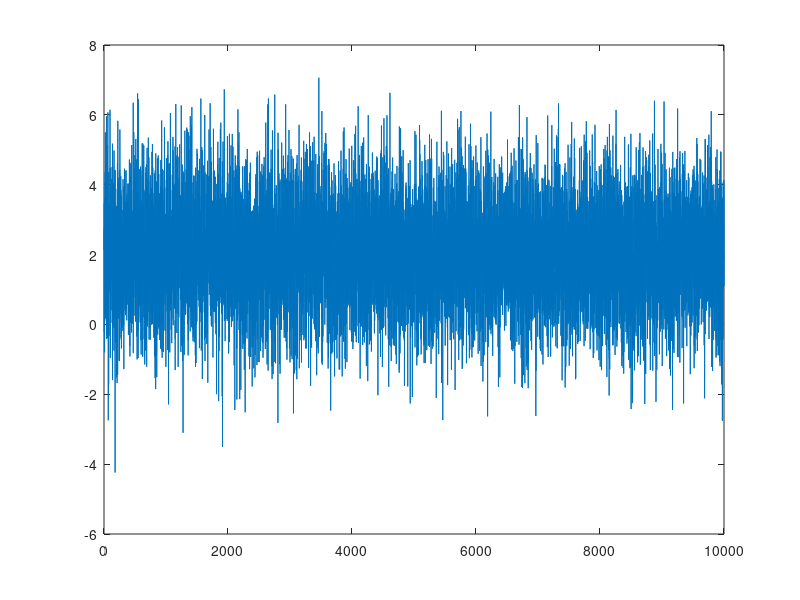
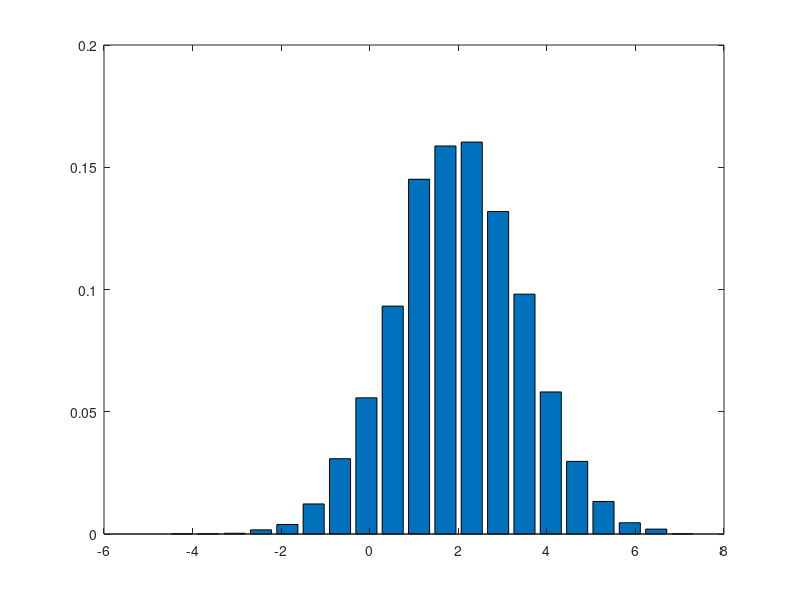

Here is the MATLAB script that generated these plots, in order:

%% WGN with \mu=0, \sigma=1
sample=10000;
mu=0;
sigma=1;
y=mu + sigma* randn(1,sample); 
figure(1);
plot(y)
ymin=min(y);
ymax=max(y);
%Divide the maximum and minimum intervals
%into 20 equal points (19 equal parts), and then
%calculate the number of each interval separately.
x=linspace(ymin,ymax,20);
yy=hist(y,x);
yy=yy/length(y);
figure(2)
bar(x,yy)%Draw a probability density distribution histogram

%% WGN with \mu=0, \sigma=2
sample=10000;
mu=0;
sigma=2;
y=mu + sigma* randn(1,sample); 
figure(1);
plot(y)
ymin=min(y);
ymax=max(y);
%Divide the maximum and minimum intervals
%into 20 equal points (19 equal parts), and then
%calculate the number of each interval separately.
x=linspace(ymin,ymax,20);
yy=hist(y,x);
yy=yy/length(y);
figure(2)
bar(x,yy)%Draw a probability density distribution histogram
%% WGN with \mu=0, \sigma=sqrt(2)
sample=10000;
mu=0;
sigma=sqrt(2);
y=mu + sigma* randn(1,sample); 
figure(1);
plot(y)
ymin=min(y);
ymax=max(y);
%Divide the maximum and minimum intervals
%into 20 equal points (19 equal parts), and then
%calculate the number of each interval separately.
x=linspace(ymin,ymax,20);
yy=hist(y,x);
yy=yy/length(y);
figure(2)
bar(x,yy)%Draw a probability density distribution histogram
%% WGN with \mu=0, \sigma=sqrt(2)
sample=10000;
mu=0;
sigma=sqrt(2);
y=mu + sigma* randn(1,sample); 
figure(1);
plot(y)
ymin=min(y);
ymax=max(y);
%Divide the maximum and minimum intervals
%into 20 equal points (19 equal parts), and then
%calculate the number of each interval separately.
x=linspace(ymin,ymax,20);
yy=hist(y,x);
yy=yy/length(y);
figure(2)
bar(x,yy)%Draw a probability density distribution histogram

%% WGN with \mu=2, \sigma=sqrt(2)
sample=10000;
mu=2;
sigma=sqrt(2);
y=mu + sigma* randn(1,sample); 
figure(1);
plot(y)
ymin=min(y);
ymax=max(y);
%Divide the maximum and minimum intervals
%into 20 equal points (19 equal parts), and then
%calculate the number of each interval separately.
x=linspace(ymin,ymax,20);
yy=hist(y,x);
yy=yy/length(y);
figure(2)
bar(x,yy)%Draw a probability density distribution histogram
